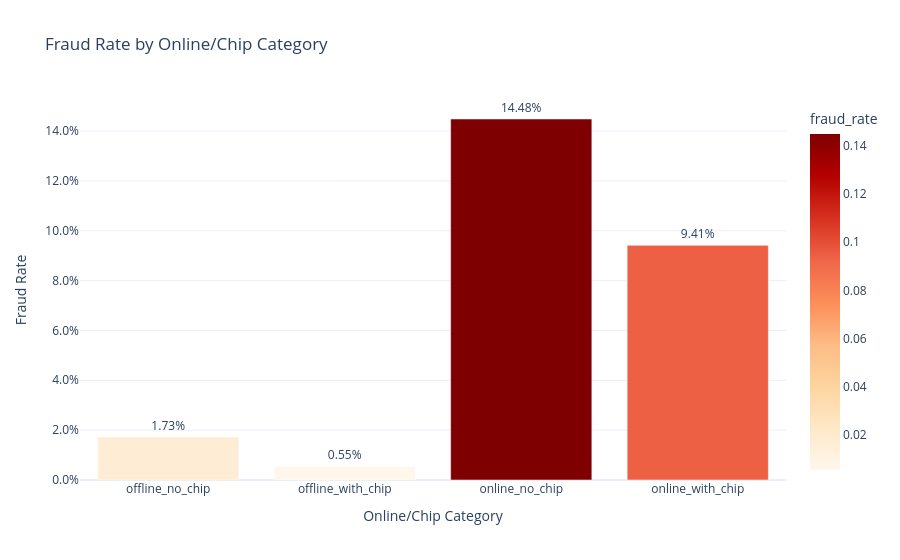

The notebook cell this image was saved under:
### Markdown cell above
**H8: Fraud likelihood depends on the combination of online order and chip use (interaction effect).**
- Aim: To assess whether the combination of online ordering and chip usage affects the likelihood of fraud. This test evaluates whether certain transaction types — such as online without chip or in-store with chip — are more prone to fraudulent activity.
- Test:
    - Conducted a Chi-square test of independence between the engineered variable online_chip_category (four-level categorical variable) and fraud.
    - This test examines whether the distribution of fraud differs across combinations of online and chip usage.
    - The Chi-square test is appropriate for this comparison since both variables are categorical.
- Results:
    - Chi-square statistic: 4187.39
    - p-value: < 0.001
    - Degrees of freedom: 3
    - Cramér’s V: 0.205 (small effect)
    - Fraud rates by group:
    - Offline + No Chip: 1.73%
    - Offline + Chip: 0.55%
    - Online + No Chip: 14.48%
    - Online + Chip: 9.41%
- Results Summary:
    - The association between transaction type and fraud is highly significant (p < 0.001), with a small-to-moderate effect size (Cramér’s V = 0.205).
    - Fraud likelihood varies strongly across the four combinations: online transactions without chip protection show the highest fraud rate (14.5%), while in-store transactions using chip have the lowest (0.55%).
    - This pattern reinforces that both transaction channel and security method play critical roles in fraud prevention — chip-based verification provides protection, especially in physical environments, but online transactions remain more exposed to risk.
   - The findings integrate and extend earlier hypotheses (H4 and H5), showing their combined effect.
- Visualisation - Plotly Bar Chart (Fraud and Chip category):
    - The interactive Plotly bar chart illustrates the fraud rate across the four online–chip combinations.
    - It clearly highlights the higher fraud risk for online transactions, particularly those without chip verification, while also showing the protective effect of chip use in both contexts.
    - This visual supports the statistical result by making the combined risk pattern easy to interpret.
    - The Plotly bar chart illustrates fraud rates across all online–chip combinations.
    - The interactivity allows quick inspection of fraud rates and transaction counts per category, highlighting where risk concentrations occur most strongly.
    - This visual complements the Chi-square findings by showing clear contrasts between combinations.

Hypotheses Summary visual covering hypotheses H4, H5, H6, and H8
- Visualisation 2 - Categorical Correlation Heatmap (Cramér’s V Associations)
     - This provides a single visual overview of the strength of association between all categorical variables and fraud. It complements the individual Chi-square tests conducted earlier and highlights which categorical features are most relevant to fraud prediction.
    - The heatmap displays Cramér’s V values for every pair of categorical variables. Values closer to 1 indicate a stronger association, while values near 0 indicate little or no relationship.
    - The results confirm that online_order and online_chip_category have the strongest associations with fraud (both around 0.20), reflecting the higher risk linked to online transactions. used_chip shows a weaker association (0.06), and repeat_retailer is effectively uncorrelated (0.00).
    - This visual reinforces previous findings by consolidating all categorical relationships into one interpretable matrix. It demonstrates that fraud behaviour is most influenced by transaction channel and authentication method, while repeat retailer activity contributes little predictive value. 
    - The heatmap serves as a concise reference for assessing feature relevance before modelling.

### Code cell
# ============================================================================
# H8: Fraud likelihood depends on combination of online order and chip or pin use 

# ============================================================================
# Below tests whether the COMBINATION of online ordering and chip usage creates
# compound fraud risk beyond their individual effects.
#
# This interaction effect is critical because:
# H4 showed online orders have 10× higher fraud (12.7% vs 1.3%)
# H5 showed chip reduces fraud modestly (10% to 6.3%)
# But does combining them create synergistic risk?
# If interaction exists: Online and No Chip > (Online effect and No Chip effect)
# ============================================================================

# used_chip vs fraud
print("Used chip vs fraud results:")
run_chi2(df, "used_chip") # Used_chip vs fraud  Chi-squared test
print("==" * 20)

# Used pin number vs fraud 
print("Used pin number vs fraud results:")
run_chi2(df, "used_pin_number") # Used_pin_number vs fraud Chi-squared test
print("==" * 20)

# Capture results programmatically 
result = run_chi2(df, "used_chip") # Used chip vs fraud Chi-squared test
print(f"Cramér's V: {result['cramers_v']}") # print Cramér's V
print("=" * 20) # separator line

# Test cross-feature online_chip_category vs fraud
run_chi2(df, "online_chip_category") # online_chip_category vs fraud Chi-squared test
print("=" * 20) # separator line

# ============================================================================
# Visualisation: with Plotly Express Fraud Rate by Online Chip Category
# ============================================================================

# Prepare fraud rates by category with counts
fraud_by_combo = (
    df.groupby("online_chip_category")["fraud"]
      .agg(['mean', 'count', 'sum'])  # Add count and sum
      .reset_index()
      .rename(columns={"mean": "fraud_rate", "count": "total_transactions", "sum": "fraud_count"})
)

# Create interactive Plotly bar chart
fig = px.bar(
    fraud_by_combo, 
    x="online_chip_category",
    y="fraud_rate",
    text=fraud_by_combo["fraud_rate"].apply(lambda x: f"{x:.2%}"),
    title="Fraud Rate by Online/Chip Category",
    color="fraud_rate",
    color_continuous_scale="OrRd",
    hover_data={
        'fraud_rate': ':.2%',  # Format hover data
        'total_transactions': ':,',  # Show total with comma separator
        'fraud_count': True  # Show fraud count
    }
)

fig.update_traces(textposition="outside") # position text outside bars
fig.update_layout(
    yaxis_title="Fraud Rate",
    xaxis_title="Online/Chip Category",
    yaxis_tickformat='.1%',  # Format y-axis as percentage
    template="plotly_white",
    showlegend=False  # Hide legend since color bar is sufficient
)

fig.show() # display plot

### Figure 1 — Plotly figure (JSON) as saved in the notebook; plotly's stock layout.template omitted (floating-point values rounded to 4 significant figures)
{"data": [{"alignmentgroup": "True", "customdata": [[22738, 393], [12137, 67], [42405, 6141], [22720, 2139]], "hovertemplate": "online_chip_category=%{x}<br>fraud_rate=%{marker.color:.2%}<br>text=%{text}<br>total_transactions=%{customdata[0]:,}<br>fraud_count=%{customdata[1]}<extra></extra>", "legendgroup": "", "marker": {"color": [0.01728, 0.00552, 0.1448, 0.09415], "coloraxis": "coloraxis", "pattern": {"shape": ""}}, "name": "", "offsetgroup": "", "orientation": "v", "showlegend": false, "text": ["1.73%", "0.55%", "14.48%", "9.41%"], "textposition": "outside", "type": "bar", "x": ["offline_no_chip", "offline_with_chip", "online_no_chip", "online_with_chip"], "xaxis": "x", "y": [0.01728, 0.00552, 0.1448, 0.09415], "yaxis": "y"}], "layout": {"barmode": "relative", "coloraxis": {"colorbar": {"title": {"text": "fraud_rate"}}, "colorscale": [[0, "rgb(255,247,236)"], [0.125, "rgb(254,232,200)"], [0.25, "rgb(253,212,158)"], [0.375, "rgb(253,187,132)"], [0.5, "rgb(252,141,89)"], [0.625, "rgb(239,101,72)"], [0.75, "rgb(215,48,31)"], [0.875, "rgb(179,0,0)"], [1, "rgb(127,0,0)"]]}, "legend": {"tracegroupgap": 0}, "showlegend": false, "title": {"text": "Fraud Rate by Online/Chip Category"}, "xaxis": {"anchor": "y", "domain": [0, 1], "title": {"text": "Online/Chip Category"}}, "yaxis": {"anchor": "x", "domain": [0, 1], "tickformat": ".1%", "title": {"text": "Fraud Rate"}}}}
